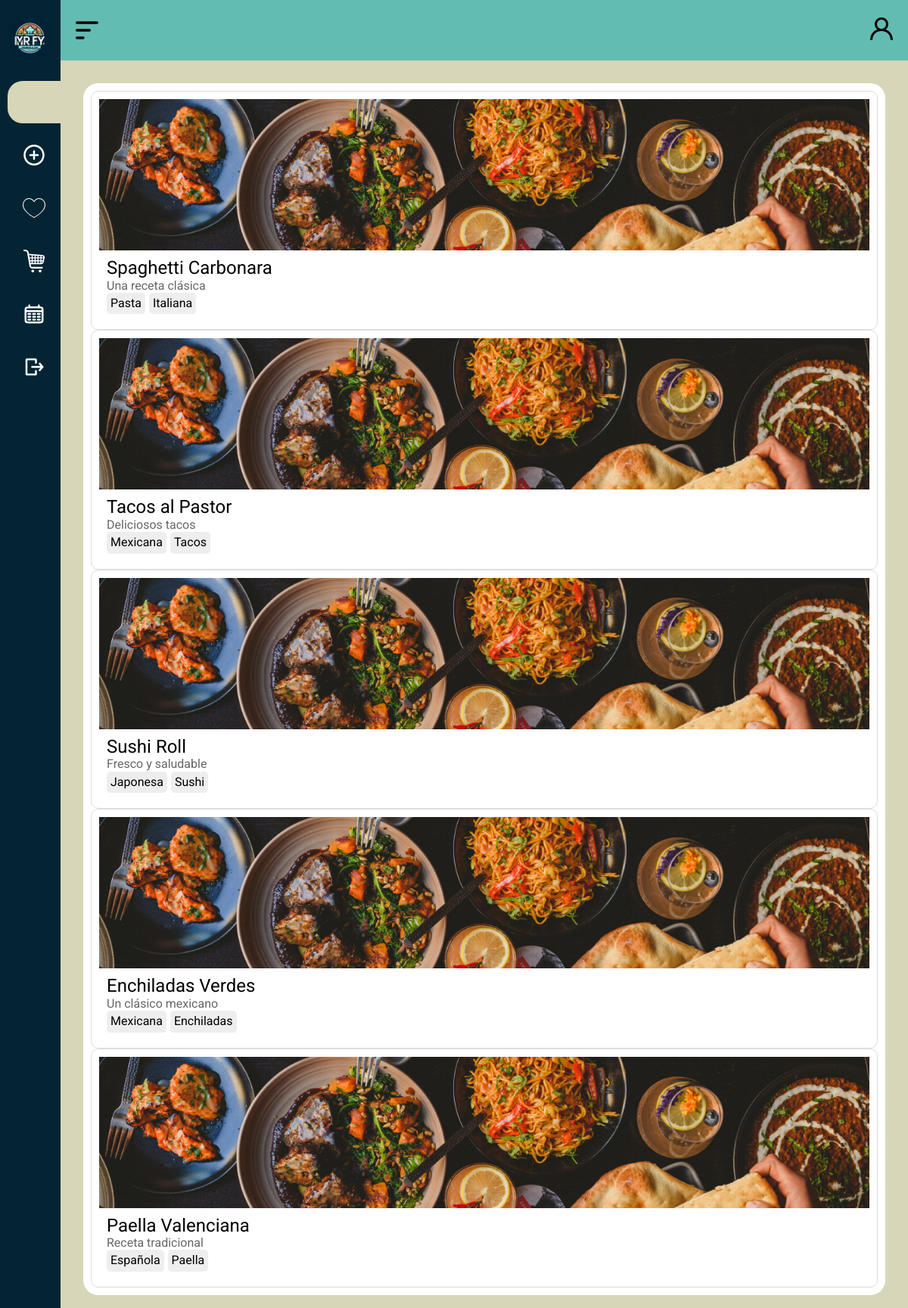
The page /inicio/ on the database its author committed.
### MRFY/models.py (models this page shows, shortened)
class Recipe(models.Model):
    IDReceta = models.IntegerField(primary_key=True)  # Clave primaria que coincide con la base de datos
    Nombre = models.CharField(max_length=100, null=False)
    Calorias = models.CharField(max_length=50, null=True)
    CarbHidratos = models.CharField(max_length=50, null=True)
    Proteinas = models.CharField(max_length=50, null=True)
    Grasas = models.CharField(max_length=50, null=True)
    Instrucciones = models.TextField(null=True)
    Etiquetas = models.CharField(max_length=100, null=True)
    Comentarios = models.TextField(null=True)
    Valoración = models.DecimalField(max_digits=3, decimal_places=1, null=True)
    TiempoPreparación = models.CharField(max_length=50, null=True)
    Ingredientes = models.TextField(null=True)

### MRFY/views.py (the view)
# urls.py: path('inicio/', inicio),
def inicio(request):
    recipes = Recipe.objects.all()
    for recipe in recipes:
        if recipe.Etiquetas:
            recipe.etiquetas_lista = recipe.Etiquetas.split(',')
        else:
            recipe.etiquetas_lista = []
        if recipe.Ingredientes:
            recipe.ingredientes_lista = recipe.Ingredientes.split(',')
        else:
            recipe.ingredientes_lista = []
    context = {
        "recipes": recipes
    }
    return render(request, 'inicio/inicio.html', context)

### MRFY/templatetags/custom_filters.py (called while the page is built)
@register.filter
def custom_strip(value):
    if isinstance(value, str):
        return value.strip()
    return value

### MRFY/templates/inicio/inicio.html (shortened to what this page needs)
{% load static %}
{% load custom_filters %}
<!DOCTYPE html>
<html lang="es">
<head>
    <link rel="stylesheet" href="{% static 'css/normalize.css' %}">
    <link rel="stylesheet" href="{% static 'css/estilos2.css' %}">
</head>
<body id="body">
    <header id="header" class="header_standard">
        <div class="icon__menu">
            <img src="{% static 'images/menu-alt-1-svgrepo-com.svg' %}" alt="icono" class="svg__icon" id="btn_open">
        </div>
        <div class="icon__login">
            <a href="#" class="login">
                <img src="{% static 'images/profile-1335-svgrepo-com.svg' %}" alt="" class="svg__icon" title="Iniciar sesion">
            </a>
        </div>
    </header>
    <div class="menu__side" id="menu_side">
        <div class="name__page">
            <img src="{% static 'images/icon.png' %}" alt="icono" class="icon">
        </div>
        <div class="options__menu">
            <a href="#" class="select">
                <div class="option">
                    <object data="{% static 'images/home-4-svgrepo-com.svg' %}" type="image/svg+xml" class="svg__icon" title="Inicio"></object>
                </div>
            </a>
            <a href="#">
                <div class="option">
                    <img src="{% static 'images/add-ellipse-svgrepo-com.svg' %}" alt="" class="svg__icon" title="Subir receta">
                </div>
            </a>
            <a href="#">
                <div class="option">
                    <img src="{% static 'images/hearth-svgrepo-com.svg' %}" alt="" class="svg__icon" title="Favoritos">
                </div>
            </a>
            <a href="#">
                <div class="option">
                    <img src="{% static 'images/shopping-cart-8-svgrepo-com.svg' %}" alt="" class="svg__icon" title="Lista de compras">
                </div>
            </a>
            <a href="#">
                <div class="option">
                    <img src="{% static 'images/calendar-days-svgrepo-com.svg' %}" alt="" class="svg__icon" title="Recetario semanal">
                </div>
            </a>
            <a href="#">
                <div class="option">
                    <img src="{% static 'images/exit-svgrepo-com.svg' %}" alt="" class="svg__icon" title="Cerrar sesión">
                </div>
            </a>
        </div>
    </div>
    <main>
        <div class="main__container">
            {% for recipe in recipes %}
            <div class="recipe-card">
                <a href="{% url 'recipe_detail' recipe.IDReceta %}">
                <div class="recipe-image">
                    <img src="{% static 'images/wallpaper4.jpg' %}" alt="Receta">
                </div>
                <div class="recipe-content">
                    <h2 class="recipe-title">{{ recipe.Nombre }}</h2>
                    <p class="recipe-description">{{ recipe.Comentarios }}</p>
                    <div class="recipe-tags">
                        {% for tag in recipe.etiquetas_lista %}
                            <span class="tag">{{ tag|custom_strip }}</span>
                        {% endfor %}
                    </div>
                </div>
                </a>
            </div>
            {% endfor %}
        </div>
    </main>
</body>
</html>

### MRFY/static/css/estilos2.css (style rules this page uses)
* { text-decoration: none; font-family: "Roboto", sans-serif; }
.svg__icon { width: 30px; height: 30px; }
.icon { width: 70px; height: 70px; }
body { margin-left: 80px; transition: margin-left 300ms cubic-bezier(0.785, 0.135, 0.15, 0.86); margin-top: 80px; background: #D7D6B8; }
main { padding: 20px; }
header { height: 80px; background-color: #62BCB2; display: flex; align-items: center; position: fixed; top: 0; z-index: 200; transition: width 300ms cubic-bezier(0.785, 0.135, 0.15, 0.86); }
.header_standard { width: calc(100% - 80px); }
.icon__menu { width: 50px; height: 100%; display: flex; justify-content: center; align-items: center; transform: translateX(10px); }
.icon__login { position: absolute; right: 0; width: 50px; height: 100%; display: flex; justify-content: center; align-items: center; }
.icon__menu .svg__icon { width: 40px; height: 40px; cursor: pointer; position: absolute; }
.menu__side { width: 80px; height: 100%; background: #042434; position: fixed; top: 0; left: 0; color: white; font-size: 18px; z-index: 300; overflow: hidden; overflow-y: scroll; transition: all 300ms cubic-bezier(0.785, 0.135, 0.15, 0.86); }
.menu__side { -ms-overflow-style: none; scrollbar-width: none; }
.name__page { padding: 10px 10px; display: flex; align-items: center; margin-top: 10px; }
.name__page .icon { margin-right: 20px; width: 60px; height: 60px; }
.options__menu { padding: 20px 30px; position: absolute; top: 80px; }
.options__menu a { color: #ffffffb2; cursor: default; display: block; position: relative; transition: color 300ms; }
.icon__login .login .svg__icon { margin-right: 20px; cursor: pointer; }
.options__menu .option { padding: 20px 0px; display: flex; align-items: center; position: relative; }
.options__menu .option .svg__icon { margin-right: 20px; cursor: pointer; }
a.select { color: black; width: 250px; }
.select::before { content: ''; width: 3px; height: 80%; width: 280px; position: absolute; top: 10%; left: -20px; background: #D7D6B8; border-radius: 20px; margin-right: 50px; }
.select .option .svg__icon { filter: invert(1); }
.main__container { position: relative; margin: 10px; padding: 10px; border-radius: 20px; background: white; justify-content: center; align-items: center; }
.recipe-card { border: 1px solid #ddd; border-radius: 10px; overflow: hidden; display: flex; flex-direction: column; padding: 10px; }
.recipe-card a { color: black; }
.recipe-image { width: 100%; height: 200px; background: #f0f0f0; }
.recipe-image img { width: 100%; height: 100%; object-fit: cover; }
.recipe-content { padding: 10px; }
.recipe-title { font-size: 1.5em; }
.recipe-description { color: #666; }
.recipe-tags { display: flex; gap: 5px; }
.tag { background: #eee; padding: 5px; border-radius: 5px; }
.container__recipe h1, h2 { font-weight: 400; }

### rows shown on the page
Recipe: Nombre "Spaghetti Carbonara", Comentarios "Una receta clásica", etiquetas_lista "Pasta" "Italiana"
Recipe: Nombre "Tacos al Pastor", Comentarios "Deliciosos tacos", etiquetas_lista "Mexicana" "Tacos"
Recipe: Nombre "Sushi Roll", Comentarios "Fresco y saludable", etiquetas_lista "Japonesa" "Sushi"
Recipe: Nombre "Enchiladas Verdes", Comentarios "Un clásico mexicano", etiquetas_lista "Mexicana" "Enchiladas"
Recipe: Nombre "Paella Valenciana", Comentarios "Receta tradicional", etiquetas_lista "Española" "Paella"
